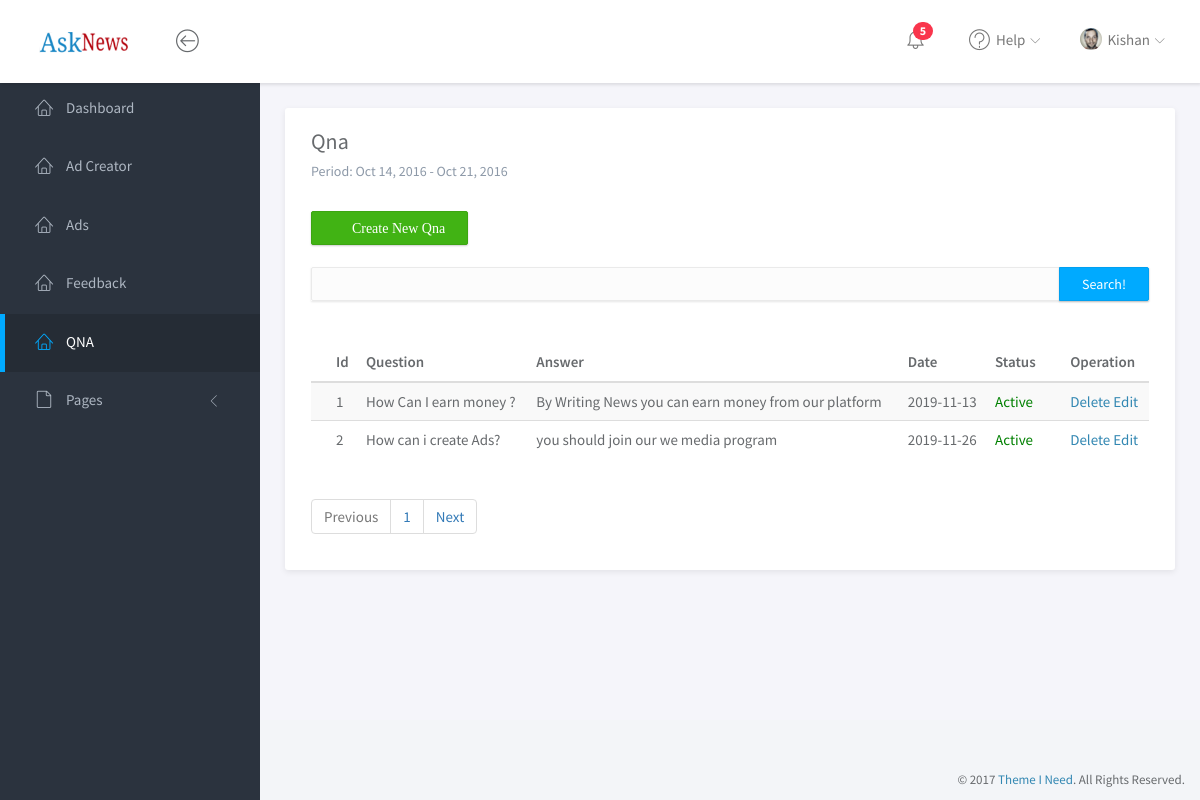
Page /Sub_Admin/qna.php (signed in) on the committed database.
### tables this page shows
CREATE TABLE `tbl_module_user` (
  `id` int(5) NOT NULL,
  `user_name` varchar(30) NOT NULL,
  `image` varchar(30) NOT NULL,
  `first_name` varchar(30) NOT NULL,
  `last_name` varchar(30) NOT NULL,
  `email` varchar(50) NOT NULL,
  `password` text NOT NULL,
  `date` timestamp NOT NULL DEFAULT CURRENT_TIMESTAMP ON UPDATE CURRENT_TIMESTAMP,
  `status` tinyint(1) NOT NULL DEFAULT '1',
  `role` tinyint(1) NOT NULL DEFAULT '1'
);

CREATE TABLE `tbl_qna` (
  `id` int(5) NOT NULL,
  `module_user_id` int(5) NOT NULL,
  `question` varchar(100) NOT NULL,
  `answer` varchar(200) NOT NULL,
  `c_date` date NOT NULL,
  `u_date` timestamp NOT NULL DEFAULT CURRENT_TIMESTAMP ON UPDATE CURRENT_TIMESTAMP,
  `role` int(1) NOT NULL,
  `status` tinyint(1) NOT NULL DEFAULT '1'
);

### Sub_Admin/engine/engine.php (called while the page is built, shortened)
<?php
@$page=$_GET["page"];
  if($page=="" || $page==1)
  {
      @$page1=0;
  }
  else
  {
      @$page1=($page*5)-5;
  }
  if($type=="news"){
    $select="SELECT * FROM `tbl_$type` limit $page1,5";
  }else{
  $select="SELECT * FROM `tbl_$type` limit $page1,5";
  }
$sql1=mysqli_query($con,"select * from tbl_$type");
@$total_rec=mysqli_num_rows($sql1);
$total_pages=ceil($total_rec/5);
  $sql="SELECT * FROM `tbl_module_user` WHERE `user_name`='$ses' ";
  $qry=mysqli_query($con,$sql);
  $data=mysqli_fetch_array($qry);
if(isset($_POST["m_'.$type.'"])){
  $sql=$select;
}else{
  $sql=$select;
}
if(isset($_POST['search'])){
	if($_POST['keyword']==NULL){
    $error="Please Enter Hint Like ID or Title or caption to search ";
    $sql=$select;
  }
else{
  $searchkey = $_POST['keyword'];
  if($type=="picture" || $type=="slideshow"){
    $sql="select * from tbl_$type where caption like '%$searchkey%' or id like '%$searchkey%' and deletion='1'";
    }
    if($type=="gallery" || $type=="categories"){
      $sql="select * from tbl_$type where title like '%$searchkey%' or id like '%$searchkey%' and deletion='1'";
      }
      if($type=="qna"){
        $sql="select * from tbl_$type where question like '%$searchkey%' or id like '%$searchkey%' and deletion='1'";
        }
        if($type=="feedbcak"){
          $sql="select * from tbl_$type where subject like '%$searchkey%' or message like '%$searchkey%' or id like '%$searchkey%' and deletion='1'";
          }
}
}else{
  $sql=$select;
  }
  $query=mysqli_query($con,$sql);
?>

### Sub_Admin/Manager/qna/tbl.php (the view, shortened to what this page needs)
<form action="<?php echo $_SERVER['PHP_SELF'];?>" method="post">
<button type="submit" class="btn btn-success" name="create"><i class="fa fa-plus-square">&nbsp; Create New <?php echo ucfirst($type);?></i></button>
           <br><br>             <div class="input-group">
							<input class="form-control" type="text" name="keyword">
							<span class="input-group-btn"><button class="btn btn-primary" type="submit" name="search">Search!</button></span>
						</div>
				<br><br>
                		<table class="table table-striped">
										<thead>
											<tr>
											<th>Id</th>
											<th>Question</th>
											<th>Answer</th>
											<th>Date</th>
											<th>Status</th>
											<th>Operation</th>
											</tr>
										</thead>
										<tbody>
										<?php
	  while($row=mysqli_fetch_array($query)):
	  ?>
											<tr>
											<td><?php echo $row['id']; ?></td>
											<td><?php echo $row['question']; ?></td>
											<td><?php echo $row['answer']; ?></td>
											<td><?php echo $row['c_date']; ?></td>
											<td>
		<a href="?status=<?php echo $row['id']; ?>" style="color:<?php echo $row['status']?'green':'red'; ?>" onclick="return confirm('Are you sure to change the status of item?')">
		<?php echo $row['status']?'Active':'in-active'; ?></td>
        <td><a href="?del=<?php echo $row['id']; ?>" class="ico del" onclick="return confirm('Are you sure to delete this item?')">Delete</a>
        <a href="?edit=<?php echo $row['id']; ?>" class="ico edit">Edit</a></td>
											</tr>
											<?php
											endwhile;
											?>
										</tbody>
									</table>
									<div class="dataTables_paginate paging_simple_numbers" id="DataTables_Table_0_paginate">
                                    <ul class="pagination">
                                    <li class="paginate_button previous <?php if($page<$total_pages){ echo "disabled";} ?>" id="DataTables_Table_0_previous">
                                    <a href="?page=1" aria-controls="DataTables_Table_0" data-dt-idx="0" tabindex="0">Previous</a></li>
                                    <?php
                                    for($i=1;$i<=$total_pages;$i++)
                                    {
                                        ?>
                                        <li class="paginate_button <?php echo ($i==$_GET['page'])?'active':'';?>"><a href="?page=<?php echo $i;?>" aria-controls="DataTables_Table_0" data-dt-idx="1" tabindex="0"><?php echo $i;?></a></li>
                                    <?php }
                                    ?>
                                    <li class="paginate_button previous <?php if($page>=$total_pages){ echo "disabled";} ?>" id="DataTables_Table_0_previous">
                                    <a href="?page=<?php echo $total_pages;?>" aria-controls="DataTables_Table_0" data-dt-idx="0" tabindex="0">Next</a></li>
                                    </ul>
                                </div>
						</form>

### Sub_Admin/Includes/header.php (shortened to what this page needs)
<?php
include "../Super_Admin/includes/dbconfig.php";
$ses="";
	if(isset($_SESSION['newAdSub-AdminLogin'])||isset($_SESSION['newNewsSub-AdminLogin'])){
	if(isset($_SESSION['newAdSub-AdminLogin'])){
		$ses=$_SESSION['newAdSub-AdminLogin'];
	}else{
		$ses=$_SESSION['newNewsSub-AdminLogin'];
	}
    }
    else{
        header ("location: login.php");
    }
	include "engine/engine.php";
?>
<!doctype html>
<html lang="en">
<head>
	<link rel="stylesheet" href="assets/vendor/bootstrap/css/bootstrap.min.css">
	<link rel="stylesheet" href="assets/vendor/font-awesome/css/font-awesome.min.css">
	<link rel="stylesheet" href="assets/vendor/linearicons/style.css">
	<link rel="stylesheet" href="assets/vendor/toastr/toastr.min.css">
	<link rel="stylesheet" href="assets/css/main.css">
	<link rel="stylesheet" href="assets/css/demo.css">
</head>
<body>
	<div id="wrapper">
		<nav class="navbar navbar-default navbar-fixed-top">
			<div class="brand" >
				<a href="index.html"><img src="assets/img/logo-dark.png" style="height:21px;width:90px;"  ></a>
			</div>
			<div class="container-fluid">
				<div class="navbar-btn">
					<button type="button" class="btn-toggle-fullwidth"><i class="lnr lnr-arrow-left-circle"></i></button>
				</div>
				<div id="navbar-menu">
					<ul class="nav navbar-nav navbar-right">
						<li class="dropdown">
							<a href="#" class="dropdown-toggle icon-menu" data-toggle="dropdown">
								<i class="lnr lnr-alarm"></i>
								<span class="badge bg-danger">5</span>
							</a>
						</li>
						<li class="dropdown">
							<a href="#" class="dropdown-toggle" data-toggle="dropdown"><i class="lnr lnr-question-circle"></i> <span>Help</span> <i class="icon-submenu lnr lnr-chevron-down"></i></a>
						</li>
						<li class="dropdown">
							<a href="#" class="dropdown-toggle" data-toggle="dropdown"><img src="assets/img/user.png" class="img-circle" alt="Avatar"> <span><?php echo $data['user_name'];?></span> <i class="icon-submenu lnr lnr-chevron-down"></i></a>
						</li>
					</ul>
				</div>
			</div>
		</nav>
		<div id="sidebar-nav" class="sidebar">
			<div class="sidebar-scroll">
				<nav>
					<ul class="nav">
					<li><a href="index.php" <?php echo $type == "index"?'class="active"':'';?>><i class="lnr lnr-home"></i> <span>Dashboard</span></a></li>
					<?php
					if($_SESSION['role']==0){
					?>
					<li><a href="content_creator.php" <?php echo $type == "content_creator"?'class="active"':'';?>><i class="lnr lnr-home"></i> <span>Content Creator</span></a></li>
					<li><a href="news.php" <?php echo $type == "news"?'class="active"':'';?>><i class="lnr lnr-home"></i> <span> News</span></a></li>
					<?php
					}else{
					?>
					<li><a href="ad_creator.php" <?php echo $type == "ad_creator"?'class="active"':'';?>><i class="lnr lnr-home"></i> <span>Ad Creator</span></a></li>
					<li><a href="ads.php" <?php echo $type == "ads"?'class="active"':'';?>><i class="lnr lnr-home"></i> <span>Ads</span></a></li>
					<li><a href="feedback.php" <?php echo $type == "feedback"?'class="active"':'';?>><i class="lnr lnr-home"></i> <span>Feedback</span></a></li>
					<li><a href="qna.php" <?php echo $type == "qna"?'class="active"':'';?>><i class="lnr lnr-home"></i> <span>QNA</span></a></li>
					<?php
					}
					?>
                        <li>
							<a href="#subPages" data-toggle="collapse" class="collapsed"><i class="lnr lnr-file-empty"></i> <span>Pages</span> <i class="icon-submenu lnr lnr-chevron-left"></i></a>
						</li>
					</ul>
				</nav>
			</div>
		</div>

### rows in the picture
tbl_module_user: user_name "Kishan"
tbl_qna: id "1", question "How Can I earn money ?", answer "By Writing News you can earn money from our platform", c_date "2019-11-13", status "Active"
tbl_qna: id "2", question "How can i create Ads?", answer "you should join our we media program", c_date "2019-11-26", status "Active"

### other values in the picture
$type "Qna"
